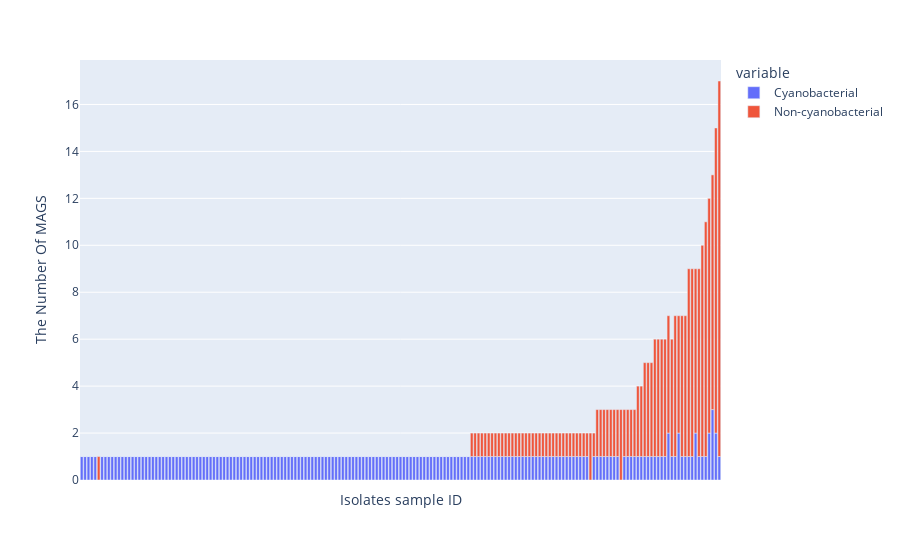

This figure's notebook cell:
### Markdown cell above
### Microbial Composition Analysis

### Code cell
dfcla = pd.read_excel(REPO + 'Data/Obj1.xlsx', sheet_name='MicrobComp')
figcla = px.bar(dfcla, x='SRA', y=['Cyanobacterial', 'Non-cyanobacterial'])
figcla.update_xaxes(showticklabels=False, title='Isolates sample ID')
figcla.update_yaxes(title='The Number Of MAGS')
figcla.show()

### Figure 1 — Plotly figure (JSON) as saved in the notebook; plotly's stock layout.template omitted (floating-point values rounded to 4 significant figures; data arrays with more than 128 entries replaced by an {"elided": "..."} marker saying what was removed)
{"data": [{"alignmentgroup": "True", "hovertemplate": "variable=Cyanobacterial<br>SRA=%{x}<br>value=%{y}<extra></extra>", "legendgroup": "Cyanobacterial", "marker": {"color": "#636efa", "pattern": {"shape": ""}}, "name": "Cyanobacterial", "offsetgroup": "Cyanobacterial", "orientation": "v", "showlegend": true, "textposition": "auto", "type": "bar", "x": {"elided": "189 str values"}, "xaxis": "x", "y": {"elided": "189 int values"}, "yaxis": "y"}, {"alignmentgroup": "True", "hovertemplate": "variable=Non-cyanobacterial<br>SRA=%{x}<br>value=%{y}<extra></extra>", "legendgroup": "Non-cyanobacterial", "marker": {"color": "#EF553B", "pattern": {"shape": ""}}, "name": "Non-cyanobacterial", "offsetgroup": "Non-cyanobacterial", "orientation": "v", "showlegend": true, "textposition": "auto", "type": "bar", "x": {"elided": "189 str values"}, "xaxis": "x", "y": {"elided": "189 int values"}, "yaxis": "y"}], "layout": {"barmode": "relative", "legend": {"title": {"text": "variable"}, "tracegroupgap": 0}, "margin": {"t": 60}, "xaxis": {"anchor": "y", "domain": [0, 1], "showticklabels": false, "title": {"text": "Isolates sample ID"}}, "yaxis": {"anchor": "x", "domain": [0, 1], "title": {"text": "The Number Of MAGS"}}}}
